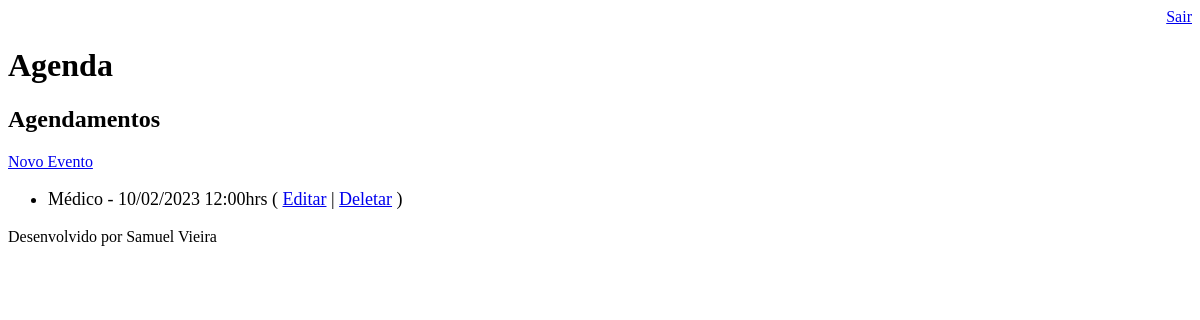
/agenda/ (signed in), run on an earlier commit of the app's database.
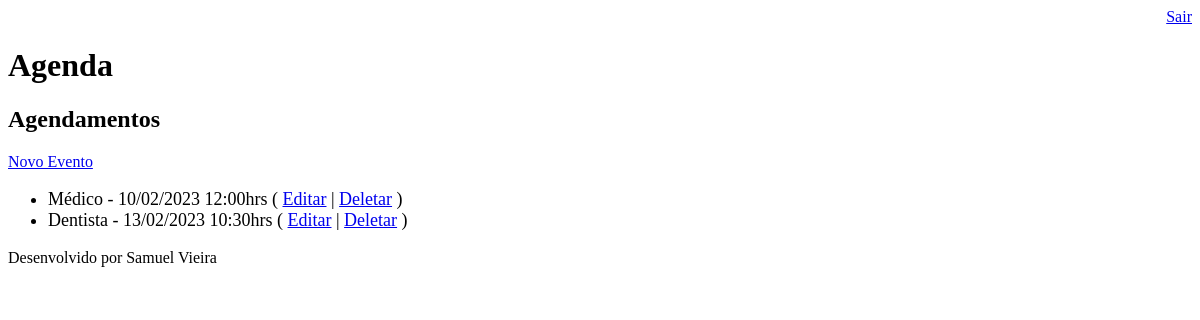
And on a later commit of the database.
### core_app/models.py (models this page shows, shortened)
class Event(models.Model):
    title = models.CharField(max_length=100)
    description = models.TextField(blank=True, null=True)
    event_date = models.DateTimeField()
    create_date = models.DateTimeField(auto_now=True, verbose_name='Registered in')
    user = models.ForeignKey(User, on_delete=models.CASCADE)
    class Meta:
        db_table = 'events'
    def get_create_date(self):
        return self.event_date.strftime('%d/%m/%Y %H:%Mhrs')
    def get_delayed_event(self):
        if self.event_date < dt.now():
            return True
        else:
            return False

### core_app/views.py (the view)
# urls.py: path('agenda/', views.events_list),
@login_required(login_url='/login/')
def events_list(req):
    user = req.user
    time_now = dt.now() - timedelta(hours=1)
    evnt = Event.objects.filter(user=user, event_date__gt=time_now)
    data = {'events': evnt}
    return render(req, 'agenda.html', data)

### templates/agenda.html
{% extends "model_page.html" %}
{% block content %}
    <h2>Agendamentos</h2>
    <a href="evento/" style="">Novo Evento</a>
    <ul style="font-size: 18px">
    {% for event in events %}
        <li>
            <div style={% if event.get_delayed_event %}color:red{% endif %}>
                {{ event.title }} - {{ event.get_create_date }}
                ( <a href="evento/?id={{event.id}}">Editar</a> | <a href="evento/delete/{{ event.id }}/">Deletar</a> )
            </div>
        </li>
    {% endfor %}
    </ul>
{% endblock %}

What changed in the data, as far as the page shows it:
added Event: title "Dentista", get_create_date "13/02/2023 10:30hrs"
